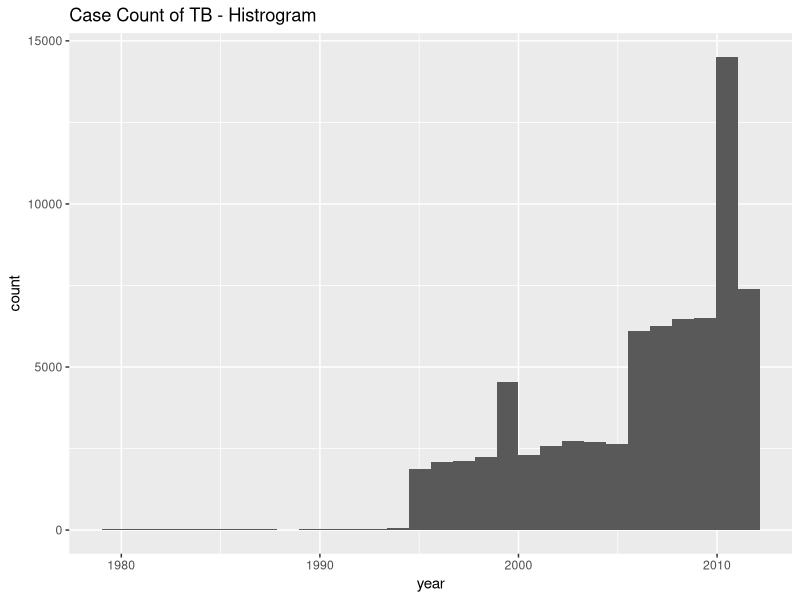
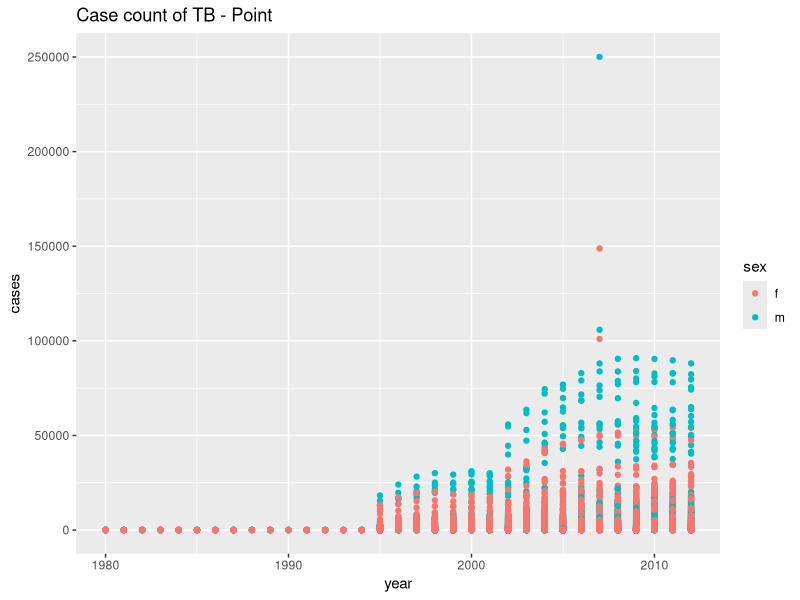
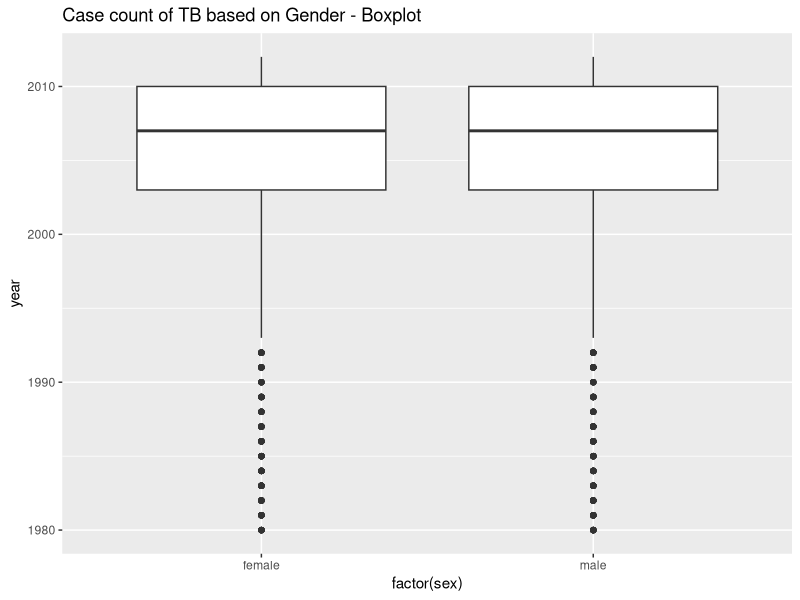
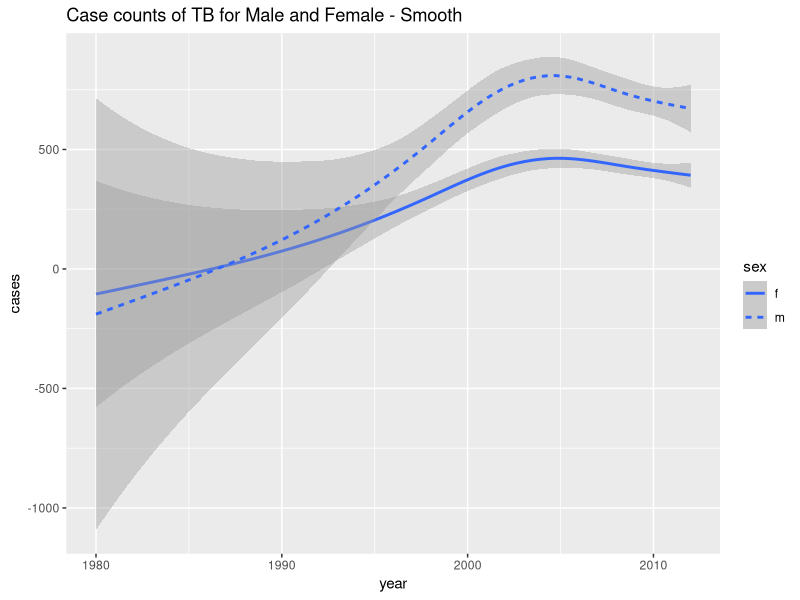
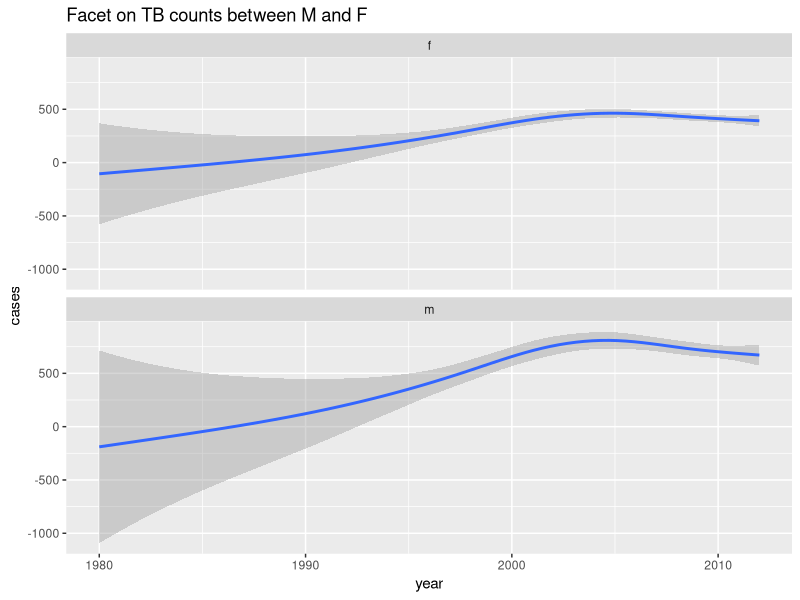
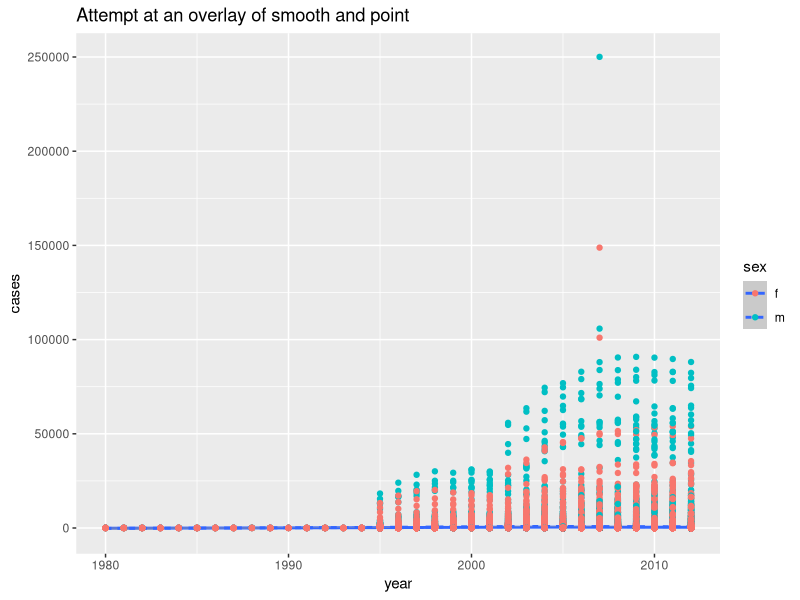

Reproduce these figures in R, in order.
# WHO Data Wrangling Practice

library(tidyverse)
tidyr::who
View(who)

# gather columns 

who1 <- who %>% 
  gather(key = "key", value = "cases", new_sp_m014:newrel_f65)
View(who1)

# check counts

who1 %>% 
  count(key)

# make consistent variables

who2 <- who1 %>% 
  mutate(names_from = stringr::str_replace(key, "newrel", "new_rel"))
View(who2)

# separate variables in key column to be individual variables

who3 <- who2 %>% 
  separate(key, c("new", "type", "sexage"), sep = "_")
View(who3)

# drop unnecessary variables, drop na's

who4 <- who3 %>% 
  select(-new, -iso2, -iso3) %>% 
  filter(!is.na(cases))
View(who4)

# separate first character from sexage variable (m014 = male, 0-14 years age)

who5 <- who4 %>% 
  separate(sexage, c("sex", "age"), sep = 1) %>% 
  filter(!is.na(sex))
View(who5)

# practice plotting this data:


# histogram

ggplot(data = who5) +
  geom_histogram(mapping = aes(x = year)) + 
  ggtitle("Case Count of TB - Histrogram")

# point

ggplot(data = who5) + 
  geom_point(mapping = aes(x = year, y = cases, color = sex)) + 
  ggtitle("Case count of TB - Point")

# boxplot
ggplot(data = who5) +
  geom_boxplot(mapping = aes(x = factor(sex), y = year)) +
  ggtitle("Case count of TB based on Gender - Boxplot") + 
  scale_x_discrete(labels = c("female", "male"))
View(who_boxplot)
  

# smooth graph
ggplot(data = who5) +
  geom_smooth(mapping = aes(x = year, y = cases, linetype = sex)) +
  ggtitle("Case counts of TB for Male and Female - Smooth")
View(who_smooth)

# facet

ggplot(data = who5) +
  geom_smooth(mapping = aes(x = year, y = cases)) +
  facet_wrap(~sex, nrow = 2) +
  ggtitle("Facet on TB counts between M and F")

# smooth and point overlay
ggplot(data = who5) + 
  geom_smooth(mapping = aes(x = year, y = cases, linetype = sex)) + 
  geom_point(mapping = aes(x = year, y = cases, color = sex)) + 
  ggtitle("Attempt at an overlay of smooth and point")
  

  